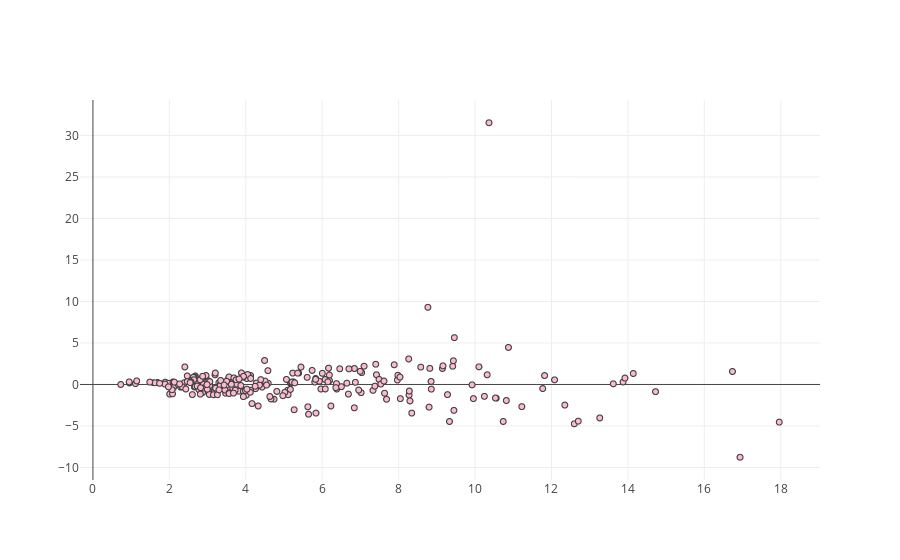

The cell this chart's notebook holds for it:
### Code cell
trace = go.Scattergl(
    x = data_2d[:,0],
    y = data_2d[:,1],
    mode = 'markers',
    marker = dict(
        color = '#FFBAD2',
        line = dict(width = 1)
    ),
    text = vectorizer.get_feature_names(),
    hovertext = vectorizer.get_feature_names(),
    hoverinfo = 'text' 
)
data = [trace]
iplot(data, filename='scatter-mode')

### Figure 1 — Plotly figure (JSON) as saved in the notebook; plotly's stock layout.template omitted (floating-point values rounded to 4 significant figures; data arrays with more than 128 entries replaced by an {"elided": "..."} marker saying what was removed)
{"data": [{"hoverinfo": "text", "hovertext": {"elided": "1318 str values"}, "marker": {"color": "#FFBAD2", "line": {"width": 1}}, "mode": "markers", "text": {"elided": "1318 str values"}, "type": "scattergl", "uid": "fa4922ac-5ee0-11e9-bb11-3413e84cdda7", "x": {"elided": "241 float values"}, "y": {"elided": "241 float values"}}], "layout": {}}
